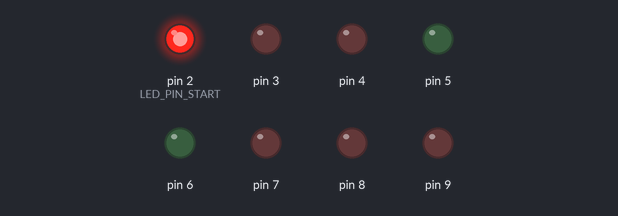
The program below on a simulated Arduino Uno, built with avr-gcc and run on an emulated ATmega328P. On the bench: output pins drawn as LEDs (lit = HIGH).

Above: at 0.1 s.
At 0.9 s:
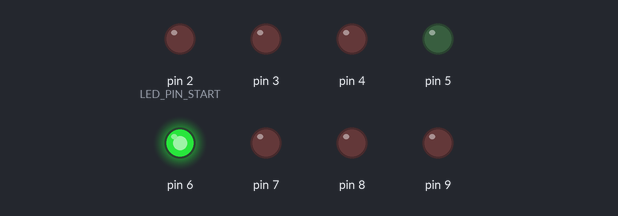
At 1.5 s:
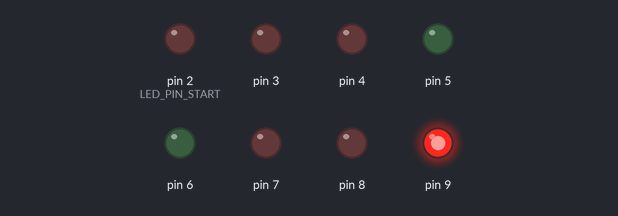
At 3.1 s:
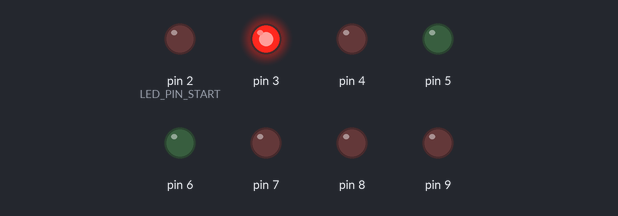
At 4.7 s:
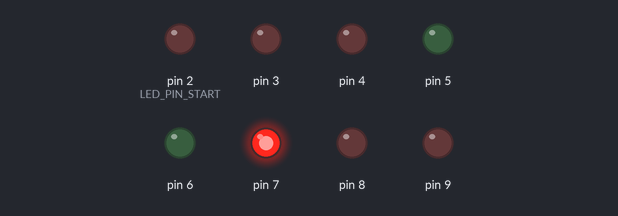
At 6.3 s:
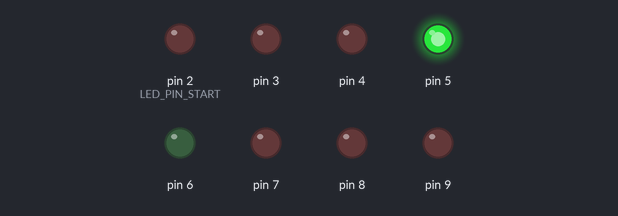
Timing chart, 0 to 6.6 s (numbered marks = the images above):
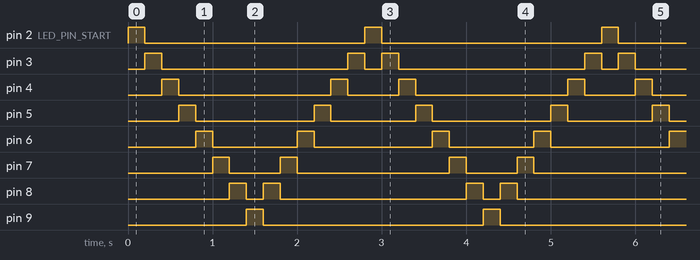

The program:

main.cpp
```cpp
#include <Arduino.h>
#include "config.h"

uint8_t current_position = 0;
int8_t direction = 1;

void setup() {
    for (uint8_t i = 0; i < NUM_LEDS; i++) {
        pinMode(LED_PIN_START + i, OUTPUT);
        digitalWrite(LED_PIN_START + i, LOW);
    }
}

void loop() {
    for (uint8_t i = 0; i < NUM_LEDS; i++) {
        digitalWrite(LED_PIN_START + i, LOW);
    }

    digitalWrite(LED_PIN_START + current_position, HIGH);

    delay(CHASE_DELAY);

    current_position += direction;

    if (current_position == 0) {
        direction = 1;
    } else if (current_position == NUM_LEDS - 1) {
        direction = -1;
    }
}
```

config.h
```cpp
#ifndef CONFIG_H
#define CONFIG_H

#include <Arduino.h>

const uint8_t LED_PIN_START = 2;
const uint8_t NUM_LEDS = 8;
const uint16_t CHASE_DELAY = 200;

#endif
```

Measured:
- by itself, pin 2 (LED_PIN_START), pin 9: alternates HIGH for 0.20 s and LOW for 2.6 s
- by itself, pin 3: repeats every 2.8 s: LOW 2.2 s, HIGH 0.20 s, LOW 0.20 s, HIGH 0.20 s
- by itself, pin 4: repeats every 2.8 s: LOW 1.8 s, HIGH 0.20 s, LOW 0.60 s, HIGH 0.20 s
- by itself, pin 5: repeats every 2.8 s: LOW 1.4 s, HIGH 0.20 s, LOW 1.0 s, HIGH 0.20 s
- by itself, pin 6: repeats every 2.8 s: LOW 1.0 s, HIGH 0.20 s, LOW 1.4 s, HIGH 0.20 s
- by itself, pin 7: repeats every 2.8 s: LOW 0.60 s, HIGH 0.20 s, LOW 1.8 s, HIGH 0.20 s
- by itself, pin 8: repeats every 2.8 s: LOW 0.20 s, HIGH 0.20 s, LOW 2.2 s, HIGH 0.20 s
